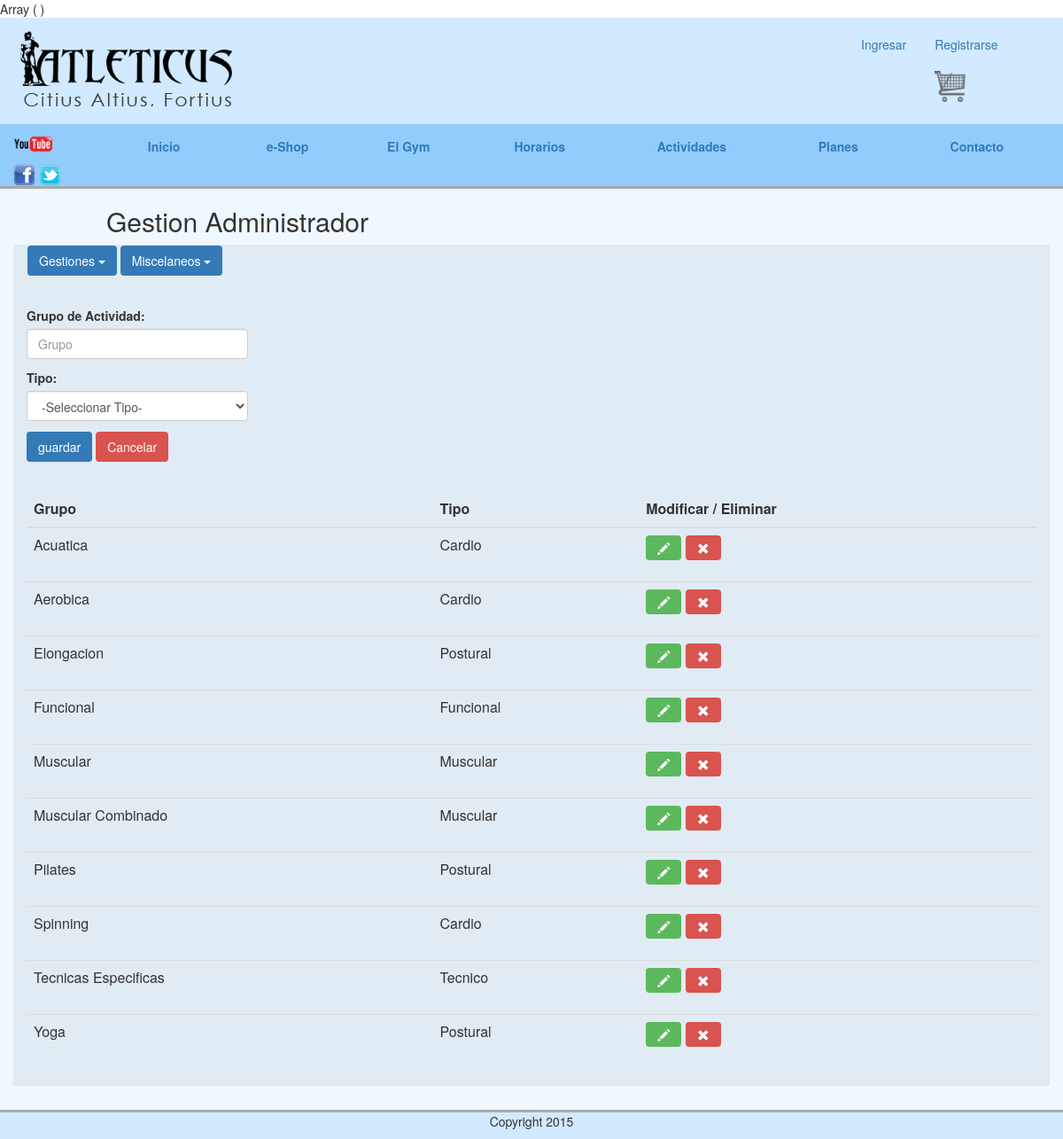
The app's page /abmActividadGrupo.php with its own data.
### models/actividadGrupo.php (called while the page is built, shortened)
<?php
    function getConnection(){
        $mysqli = new mysqli("localhost", "root", "admin", "atleticus");
        if( $mysqli->connect_errno ){
            die("Error al intentar establecer la conexión con MySQL");
        }else{
            $mysqli->query("SET NAMES 'utf8'");
            return $mysqli;
        }
    }
    function getGrupos(){
        $c = getConnection();
        $query = "SELECT ag.id, ag.descripcion as grupo, ag.idTipo, at.descripcion as tipo
                 FROM `actividad-grupo` as ag, `actividad-tipo` as at
                 where ag.idTipo = at.id
                 order by ag.descripcion";
        $grupos = array();
        if( $result = $c->query($query) ){
            while($fila = $result->fetch_assoc()){
                $grupos[] = $fila;
            }
        }
        return $grupos;
    }
?>

### abmActividadGrupo.php (the view, shortened to what this page needs)
<?php
    require("models/actividadGrupo.php");
    $grupos = getGrupos();
    $grupo = array();
?>
<?php require("partials/gestionHeader.php"); ?>
<form id="form-actividad-grupo" name="form-actividad-grupo" method="post" action="actions/actions-actividad-grupo.php">
    <label>Grupo de Actividad:</label>
    <input name = "descripcion" type="text" class="form-control abm-inputs" id="tipo-actividad" value="<?= !empty($grupo) ? $grupo["descripcion"] : ""?>" placeholder="Grupo">
    <label>Tipo:</label>
    <select name = "idTipo" class="form-control abm-inputs">
        <option>-Seleccionar Tipo-</option>
    </select>
    <input type="submit" class="btn btn-primary" name="action" value="<?= $action; ?>"/>
    <input type="submit" class="btn btn-danger" name="action" value="Cancelar"/>
</form>
<table class="table table-hover abm-tablas">
    <thead>
        <tr>
            <th>Grupo</th>
            <th>Tipo</th>
            <th>Modificar / Eliminar</th>
        </tr>
    </thead>
    <tbody>
    <?php foreach($grupos as $grupo) {?>
    <tr>
        <td class="acti-tipoDescripcion"><?= $grupo["grupo"];?></td>
        <td class="acti-tipoDescripcion"><?= $grupo["tipo"];?></td>
        <td>
            <form class="form-inline" action="actions/actions-actividad-grupo.php" method="post">
                <button type="submit" name="action" value="editar" class="btn btn-success editar"><sapan class="glyphicon glyphicon-pencil" aria-hidden="true"></sapan></button>
                <button type="submit" name="action" value="eliminar" class="btn btn-danger eliminar"><sapan class="glyphicon glyphicon-remove" aria-hidden="true"></sapan></button>
            </form>
        </td>
    </tr>
    <?php } ?>
    </tbody>
</table>
<?php require("partials/gestionFooter.php"); ?>

### css/mainMauro.css (style rules this page uses)
.cuerpo-comprar .facturacion button, input, select { margin-bottom: 1% }
.abm-inputs { width: 250px; }
.abm-tablas { margin-top: 3%; }

### css/standalone.css (style rules this page uses)
.btn { cursor: pointer; -webkit-user-select: none; -moz-user-select: none; -ms-user-select: none; user-select: none; background-image: none; border: 1px solid transparent; }

### records on screen
actividad-grupo: descripcion "Acuatica", idTipo.Descripcion "Cardio"
actividad-grupo: descripcion "Aerobica", idTipo.Descripcion "Cardio"
actividad-grupo: descripcion "Elongacion", idTipo.Descripcion "Postural"
actividad-grupo: descripcion "Funcional", idTipo.Descripcion "Funcional"
actividad-grupo: descripcion "Muscular", idTipo.Descripcion "Muscular"
actividad-grupo: descripcion "Muscular Combinado", idTipo.Descripcion "Muscular"
actividad-grupo: descripcion "Pilates", idTipo.Descripcion "Postural"
actividad-grupo: descripcion "Spinning", idTipo.Descripcion "Cardio"
actividad-grupo: descripcion "Tecnicas Especificas", idTipo.Descripcion "Tecnico"
actividad-grupo: descripcion "Yoga", idTipo.Descripcion "Postural"
